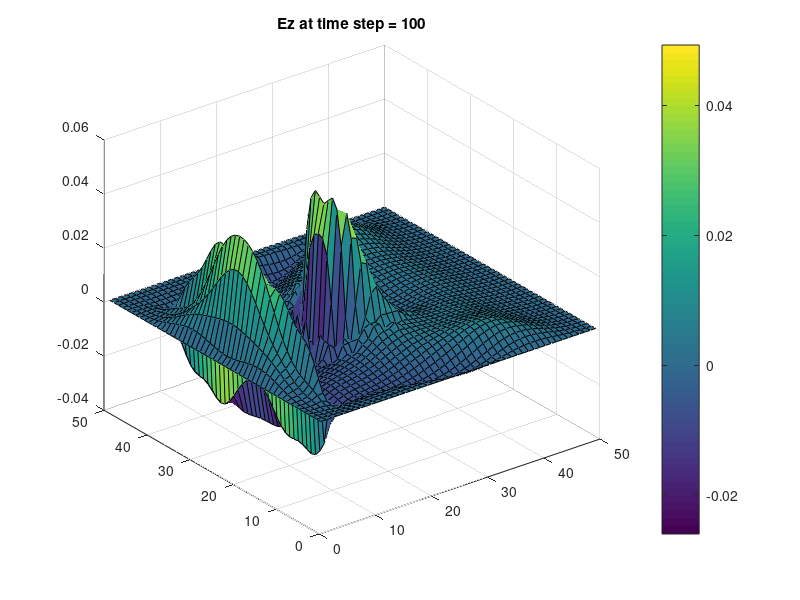

This figure's MATLAB source:
%%%%%_______________2DTM simulation of a plane wave source impinging on a dielectric cylinder __________%%%%%%%
%_________________________SOUGATA_CHATTERJEE________________________________
%%%%%%%%%_________________SAMEER_KOLKATA_CENTER___________________%%%%%%%%%
ie = 50;
je = 50;
nfreqs = 3;
ez_inc_low_m1 = 0.;
ez_inc_low_m2 = 0.;
ez_inc_high_m1 = 0.;
ez_inc_high_m2 = 0.;
ic=fix(ie/2);
jc=fix(je/2);
ia = 8;
ib = ie - ia;
ja = 7;
jb = je - ja;
epsz=8.8e-12;
ddx=0.1;
dt=ddx/6e8;
%%%%%%-----Time_interval-----------%%%%%%%%%%%%
nsteps=100;
%%%%%%-----Time_interval-----------%%%%%%%%%%%%
freq = zeros(nfreqs);
arg = zeros(nfreqs);
real_pt = zeros(nfreqs,ie,je);
imag_pt = zeros(nfreqs,ie,je);
amp = zeros(ie,je);
phase = zeros(ie,je);
real_in = zeros(5);
imag_in = zeros(5);
amp_in = zeros(5);
phase_in = zeros(5);
ez_inc = zeros(je);
hx_inc = zeros(je);
ez=zeros(ie,je);
dz=zeros(ie,je);
hy=zeros(ie,je);
ihx=zeros(ie,je);
ihy=zeros(ie,je);
hx=zeros(ie,je);
ga=ones(ie,je);
gb=ones(ie,je);

%Parameters for the Fourier Transform
freq(1) = 50.e6;
freq(2) = 300.e6;
freq(3) = 700.e6;

for n = 1:nfreqs
    arg(n) = 2*pi*freq(n)*dt;
end
%%%%%%-----wave_specification-----------%%%%%%%%%%%%
t0 = 20.0;
spread = 8.0;
%------------calculated the PML parameter---------------%

    gi2=ones(ie);
    gi3=ones(ie);
    fi1=zeros(ie);
    fi2=ones(ie);
    fi3=ones(ie);

    gj2=ones(ie);
    gj3=ones(ie);
    fj1=zeros(ie);
    fj2=ones(ie);
    fj3=ones(ie);
    
npml=20;
for i=1:npml
    xnum=npml-i;
    xd=npml;
    xxn=xnum/xd;
    xn=0.33*((xxn)^3);
    gj2(i)=1.0/(1.0+xn);
    gi2(ie-1-i)=1.0/(1.0+xn);
    gi3(i)=(1.0-xn)/(1.0+xn);
    gi3(ie-i-1)=(1.0-xn)/(1.0+xn);
    xxn=(xnum-0.5)/xd;
    xn=0.25*((xxn)^3);
    fi1(i)=xn;
    fi1(ie-2-i)=xn;
    fi2(i)=1.0/(1.0+xn);
    fi2(ie-2-i)=1.0/(1.0+xn);
    fi3(i)=(1.0-xn)/(1.0+xn);
    fi3(ie-2-i)=(1.0-xn)/(1.0+xn);
end
for j=1:npml
    xnum=npml-j;
    xd=npml;
    xxn=xnum/xd;
    xn=0.33*((xxn)^3);
    gj2(j)=1.0/(1.0+xn);
    gi2(je-1-j)=1.0/(1.0+xn);
    gj3(j)=(1.0-xn)/(1.0+xn);
    gj3(je-j-1)=(1.0-xn)/(1.0+xn);
    xxn=(xnum-0.5)/xd;
    xn=0.25*((xxn)^3);
    fj1(j)=xn;
    fj1(je-2-j)=xn;
    fj2(j)=1.0/(1.0+xn);
    fj2(je-2-j)=1.0/(1.0+xn);
    fj3(j)=(1.0-xn)/(1.0+xn);
    fj3(je-2-j)=(1.0-xn)/(1.0+xn);
end
T=0;
radius = 10;
epsilon = 30;
sigma = 0.3;

for j = ja:jb
    for i = ia:ib
        xdist = ic -i;
        ydist = jc-j;
        dist = sqrt(xdist^2 + ydist^2);% Specfy the dielectric cylinder %

        if dist <= radius
            ga(i,j) = 1.0/ (epsilon + (sigma*dt/epsz));
            gb(i,j) = sigma*dt/epsz;
        end
    end
end

%%%%%%------------Main Loop Begins----------------%%%%%%%%%%%%for n = 1:nsteps 
for n = 1:nsteps
T = T + 1;
    
    %Calculate the Incident Ez
    for j = 2 :je
        ez_inc(j) = ez_inc(j)+0.5*(hx_inc(j-1)-hx_inc(j));
    end
    
    %Fourier Transform of the incident field
    for m = 1: nfreqs
        real_in(m) = real_in(m) + cos(arg(m)*T)*ez_inc(ja-1);
        imag_in(m) = imag_in(m) - sin(arg(m)*T)*ez_inc(ja-1);
    end
    %ABC for the incident bufer
    ez_inc(1) = ez_inc_low_m2;
    ez_inc_low_m2 = ez_inc_low_m1;
    ez_inc_low_m1 = ez_inc(2);
    
    ez_inc(je) = ez_inc_high_m2;
    ez_inc_high_m2 = ez_inc_high_m1;
    ez_inc_high_m1 = ez_inc(je-1);
    
    %Calculate Dz field
    for j=2:je
        for i=2:ie
            dz(i,j)=gi3(i)*gj3(j)*dz(i,j)+gi2(i)*gj2(j)*0.5*(hy(i,j)-hy(i-1,j)-hx(i,j)+hx(i,j-1));
        end
    end
   
    %pulse=-2.0*((t0-T)./spread).*exp(-1.*((t0-T)./spread)^2);
    pulse = exp(-0.5*((t0-T)./spread)^2);
   % pulse = sin(2*pi*1500*1e6*dt*T);

   % dz(ic-5,ic-5)= pulse;
    ez_inc(ja) = pulse;
    
    %incident the Dz values
    for i= ia:ie
        dz(i,ja) = dz(i,ja) + 0.5*hx_inc(ja-1);
        dz(i,jb) = dz(i,jb) - 0.5*hx_inc(jb);
    end
    
    %calculate Ez field
    for j=2:je
        for i=2:ie
            ez(i,j)=ga(i,j).*dz(i,j);
        end
    end
  %calcukate the fourier transform ex
  for j = 1:je
      for i = 1:ie
          for m = 1:nfreqs
              real_pt(m,i,j) = real_pt(m,i,j) + cos(arg(m)*T)*ez_inc(i,j);
              imag_pt(m,i,j) = imag_pt(m,i,j) + sin(arg(m)*T)*ez_inc(i,j);
          end
      end
  end
%%%%%%-----ABC-----------%%%%%%%%%%%%
  for j=1:je-1
     ez(1,j)=0;
     ez(ie-1,j)=0;
  end
 for i=1:ie-1
     ez(i,1)=0;
     ez(i,je-1)=0;
 end     
 %%%%%%-----ABC-----------%%%%%%%%%%%%
 for j = 1:je
     hx_inc(j) = hx_inc(j) + .5*(ez_inc(j) - ez_inc(j));
 end
 
 %calculate Hx field
    for j=1:je-1
        for i=1:ie-1
            curl_e=ez(i,j)-ez(i,j+1);
            ihx(i,j)=ihx(i,j)+fi1(i)*curl_e;
            hx(i,j)=fj3(j)*hx(i,j)+fj2(j)*0.5*(curl_e+ihx(i,j));
        end
    end
   %Incident Hx values
   for i = ia:ib
       hx(i,ja-1) = hx(i,ja-1) + .5*ez_inc(ja);
       hx(i,jb) = hx(i,jb) - .5*ez_inc(jb);
   end
   
   %calculate Hy field
     for j=1:je-1
        for i=1:ie-1
            curl_e=ez(i+1,j)-ez(i,j);
            ihy(i,j)=ihy(i,j)+fj1(j)*curl_e;
            hy(i,j)=fi3(i)*hy(i,j)+fi2(i)*0.5*(curl_e+ihy(i,j));
        end
     end
    %Incident Hy values
    for j = ja:jb
        hy(ia-1,j) = hy(ia-1,j) - 0.5*ez_inc(j);
        hy(ib,j) = hy(ib,j) + 0.5*ez_inc(j);
    end
   
    %calculate fourier amplitude and phase of the incident pulse
    
    for m = 1:nfreqs
        amp_in(m) = sqrt(real_in(m)^2) + imag_in(m)^2;
        phase_in(m) = atan2(imag_in(m),real_in(m));
    end
    
     for m = 1:nfreqs 
            for j = ja:jb
                  if ga(ic,j) < 1.00
                            amp(ic,j) = (1./amp_in(m))*sqrt(real_pt(m,ic,j)^2.0 + imag_pt(m,ic,j)^2.);
                            phase(ic,j) = atan2(imag_pt(m,ic,j),real_pt(m,ic,j));
                  end
            end
     end
     
                        
                    
    
 %%imagesc(ez);
 %title(['Time = ',num2str(n)]);
 %colorbar
 %pause(0.02);%%
 timestep=int2str(T);
    z = ez;
    zlim = ([-2.0 2.0]);
    surf(z(1:ie,1:je));
    title(['Ez at time step = ',timestep]);
    colorbar;
    pause(0.01)
 end